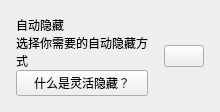
          <widget class="CardWidget" name="CardWidget_5">
           <property name="minimumSize">
            <size>
             <width>0</width>
             <height>70</height>
            </size>
           </property>
           <layout class="QHBoxLayout" name="horizontalLayout_4">
            <property name="spacing">
             <number>16</number>
            </property>
            <property name="leftMargin">
             <number>16</number>
            </property>
            <property name="topMargin">
             <number>16</number>
            </property>
            <property name="rightMargin">
             <number>16</number>
            </property>
            <property name="bottomMargin">
             <number>16</number>
            </property>
            <item>
             <layout class="QVBoxLayout" name="verticalLayout_8">
              <property name="spacing">
               <number>0</number>
              </property>
              <item>
               <widget class="StrongBodyLabel" name="StrongBodyLabel_4">
                <property name="sizePolicy">
                 <sizepolicy hsizetype="Expanding" vsizetype="Preferred">
                  <horstretch>0</horstretch>
                  <verstretch>0</verstretch>
                 </sizepolicy>
                </property>
                <property name="text">
                 <string>自动隐藏</string>
                </property>
                <property name="wordWrap">
                 <bool>true</bool>
                </property>
               </widget>
              </item>
              <item>
               <widget class="CaptionLabel" name="CaptionLabel_4">
                <property name="text">
                 <string>选择你需要的自动隐藏方式</string>
                </property>
                <property name="wordWrap">
                 <bool>true</bool>
                </property>
                <property name="lightColor" stdset="0">
                 <color alpha="150">
                  <red>0</red>
                  <green>0</green>
                  <blue>0</blue>
                 </color>
                </property>
                <property name="darkColor" stdset="0">
                 <color alpha="200">
                  <red>255</red>
                  <green>255</green>
                  <blue>255</blue>
                 </color>
                </property>
               </widget>
              </item>
              <item>
               <widget class="HyperlinkLabel" name="what_is_hide_mode_3">
                <property name="text">
                 <string>什么是灵活隐藏？</string>
                </property>
               </widget>
              </item>
             </layout>
            </item>
            <item>
             <widget class="ComboBox" name="hide_mode_combo"/>
            </item>
           </layout>
          </widget>
